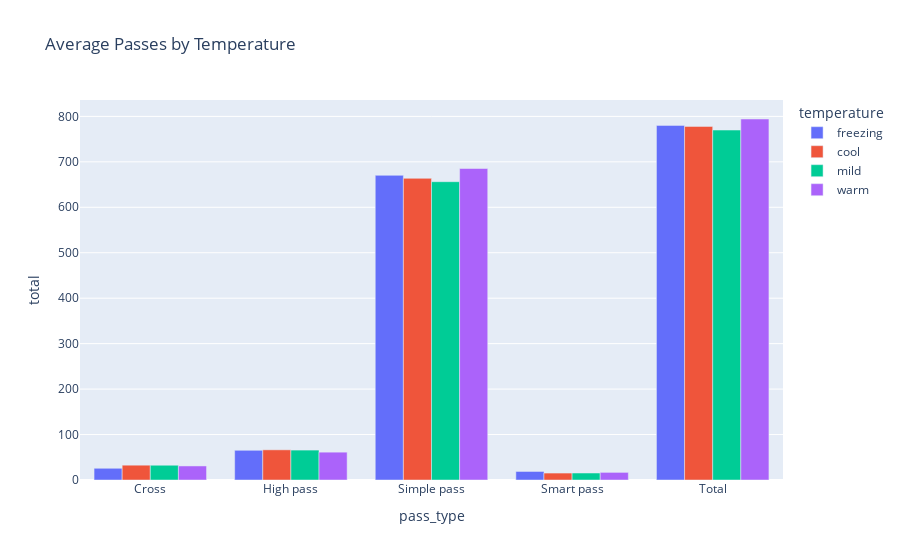
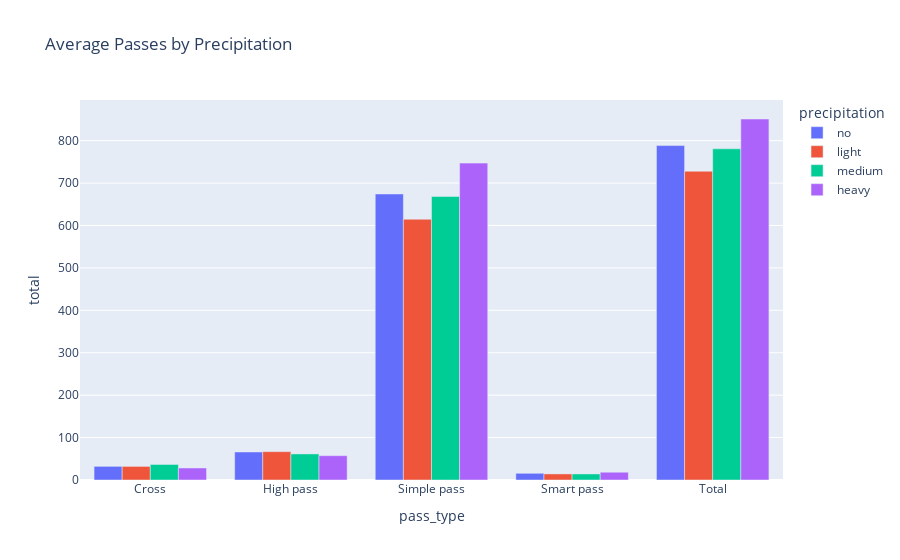
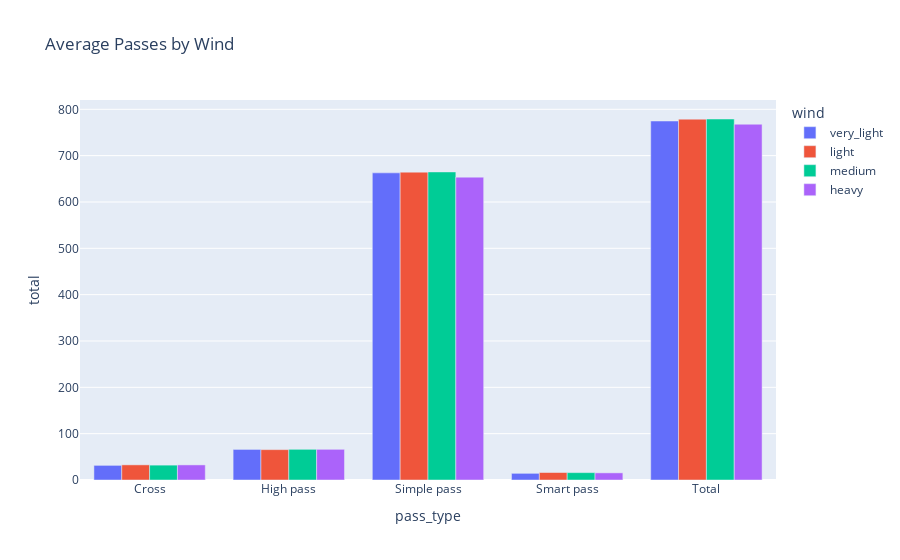

Notebook code for these charts, in order:
### Code cell
# By match
plot_passes(data)

### Figure 1 — Plotly figure (JSON) as saved in the notebook; plotly's stock layout.template omitted (floating-point values rounded to 4 significant figures)
{"data": [{"alignmentgroup": "True", "hovertemplate": "temperature=freezing<br>pass_type=%{x}<br>total=%{y}<extra></extra>", "legendgroup": "freezing", "marker": {"color": "#636efa"}, "name": "freezing", "offsetgroup": "freezing", "orientation": "v", "showlegend": true, "textposition": "auto", "type": "bar", "x": ["Cross", "High pass", "Simple pass", "Smart pass", "Total"], "xaxis": "x", "y": [25.79, 65.36, 670.3, 18.79, 780.2], "yaxis": "y"}, {"alignmentgroup": "True", "hovertemplate": "temperature=cool<br>pass_type=%{x}<br>total=%{y}<extra></extra>", "legendgroup": "cool", "marker": {"color": "#EF553B"}, "name": "cool", "offsetgroup": "cool", "orientation": "v", "showlegend": true, "textposition": "auto", "type": "bar", "x": ["Cross", "High pass", "Simple pass", "Smart pass", "Total"], "xaxis": "x", "y": [32.59, 66.41, 663.7, 15.26, 778.0], "yaxis": "y"}, {"alignmentgroup": "True", "hovertemplate": "temperature=mild<br>pass_type=%{x}<br>total=%{y}<extra></extra>", "legendgroup": "mild", "marker": {"color": "#00cc96"}, "name": "mild", "offsetgroup": "mild", "orientation": "v", "showlegend": true, "textposition": "auto", "type": "bar", "x": ["Cross", "High pass", "Simple pass", "Smart pass", "Total"], "xaxis": "x", "y": [32.47, 65.82, 656.3, 15.35, 770.0], "yaxis": "y"}, {"alignmentgroup": "True", "hovertemplate": "temperature=warm<br>pass_type=%{x}<br>total=%{y}<extra></extra>", "legendgroup": "warm", "marker": {"color": "#ab63fa"}, "name": "warm", "offsetgroup": "warm", "orientation": "v", "showlegend": true, "textposition": "auto", "type": "bar", "x": ["Cross", "High pass", "Simple pass", "Smart pass", "Total"], "xaxis": "x", "y": [30.92, 61.25, 685.3, 16.75, 794.2], "yaxis": "y"}], "layout": {"barmode": "group", "legend": {"title": {"text": "temperature"}, "tracegroupgap": 0}, "title": {"text": "Average Passes by Temperature"}, "xaxis": {"anchor": "y", "domain": [0, 1], "title": {"text": "pass_type"}}, "yaxis": {"anchor": "x", "domain": [0, 1], "title": {"text": "total"}}}}

### Figure 2 — Plotly figure (JSON) as saved in the notebook; plotly's stock layout.template omitted (floating-point values rounded to 4 significant figures)
{"data": [{"alignmentgroup": "True", "hovertemplate": "precipitation=no<br>pass_type=%{x}<br>total=%{y}<extra></extra>", "legendgroup": "no", "marker": {"color": "#636efa"}, "name": "no", "offsetgroup": "no", "orientation": "v", "showlegend": true, "textposition": "auto", "type": "bar", "x": ["Cross", "High pass", "Simple pass", "Smart pass", "Total"], "xaxis": "x", "y": [32.2, 66.07, 674.3, 15.82, 788.4], "yaxis": "y"}, {"alignmentgroup": "True", "hovertemplate": "precipitation=light<br>pass_type=%{x}<br>total=%{y}<extra></extra>", "legendgroup": "light", "marker": {"color": "#EF553B"}, "name": "light", "offsetgroup": "light", "orientation": "v", "showlegend": true, "textposition": "auto", "type": "bar", "x": ["Cross", "High pass", "Simple pass", "Smart pass", "Total"], "xaxis": "x", "y": [32.07, 66.82, 614.6, 14.34, 727.9], "yaxis": "y"}, {"alignmentgroup": "True", "hovertemplate": "precipitation=medium<br>pass_type=%{x}<br>total=%{y}<extra></extra>", "legendgroup": "medium", "marker": {"color": "#00cc96"}, "name": "medium", "offsetgroup": "medium", "orientation": "v", "showlegend": true, "textposition": "auto", "type": "bar", "x": ["Cross", "High pass", "Simple pass", "Smart pass", "Total"], "xaxis": "x", "y": [36.64, 61.45, 668.4, 14.27, 780.7], "yaxis": "y"}, {"alignmentgroup": "True", "hovertemplate": "precipitation=heavy<br>pass_type=%{x}<br>total=%{y}<extra></extra>", "legendgroup": "heavy", "marker": {"color": "#ab63fa"}, "name": "heavy", "offsetgroup": "heavy", "orientation": "v", "showlegend": true, "textposition": "auto", "type": "bar", "x": ["Cross", "High pass", "Simple pass", "Smart pass", "Total"], "xaxis": "x", "y": [28.33, 57.33, 747, 18.33, 851], "yaxis": "y"}], "layout": {"barmode": "group", "legend": {"title": {"text": "precipitation"}, "tracegroupgap": 0}, "title": {"text": "Average Passes by Precipitation"}, "xaxis": {"anchor": "y", "domain": [0, 1], "title": {"text": "pass_type"}}, "yaxis": {"anchor": "x", "domain": [0, 1], "title": {"text": "total"}}}}

### Figure 3 — Plotly figure (JSON) as saved in the notebook; plotly's stock layout.template omitted (floating-point values rounded to 4 significant figures)
{"data": [{"alignmentgroup": "True", "hovertemplate": "wind=very_light<br>pass_type=%{x}<br>total=%{y}<extra></extra>", "legendgroup": "very_light", "marker": {"color": "#636efa"}, "name": "very_light", "offsetgroup": "very_light", "orientation": "v", "showlegend": true, "textposition": "auto", "type": "bar", "x": ["Cross", "High pass", "Simple pass", "Smart pass", "Total"], "xaxis": "x", "y": [31.58, 65.99, 662.8, 14.36, 774.7], "yaxis": "y"}, {"alignmentgroup": "True", "hovertemplate": "wind=light<br>pass_type=%{x}<br>total=%{y}<extra></extra>", "legendgroup": "light", "marker": {"color": "#EF553B"}, "name": "light", "offsetgroup": "light", "orientation": "v", "showlegend": true, "textposition": "auto", "type": "bar", "x": ["Cross", "High pass", "Simple pass", "Smart pass", "Total"], "xaxis": "x", "y": [32.67, 65.51, 664.4, 16.17, 778.7], "yaxis": "y"}, {"alignmentgroup": "True", "hovertemplate": "wind=medium<br>pass_type=%{x}<br>total=%{y}<extra></extra>", "legendgroup": "medium", "marker": {"color": "#00cc96"}, "name": "medium", "offsetgroup": "medium", "orientation": "v", "showlegend": true, "textposition": "auto", "type": "bar", "x": ["Cross", "High pass", "Simple pass", "Smart pass", "Total"], "xaxis": "x", "y": [32.09, 66.23, 664.8, 15.91, 779.1], "yaxis": "y"}, {"alignmentgroup": "True", "hovertemplate": "wind=heavy<br>pass_type=%{x}<br>total=%{y}<extra></extra>", "legendgroup": "heavy", "marker": {"color": "#ab63fa"}, "name": "heavy", "offsetgroup": "heavy", "orientation": "v", "showlegend": true, "textposition": "auto", "type": "bar", "x": ["Cross", "High pass", "Simple pass", "Smart pass", "Total"], "xaxis": "x", "y": [32.59, 66.22, 653.6, 15.41, 767.8], "yaxis": "y"}], "layout": {"barmode": "group", "legend": {"title": {"text": "wind"}, "tracegroupgap": 0}, "title": {"text": "Average Passes by Wind"}, "xaxis": {"anchor": "y", "domain": [0, 1], "title": {"text": "pass_type"}}, "yaxis": {"anchor": "x", "domain": [0, 1], "title": {"text": "total"}}}}
